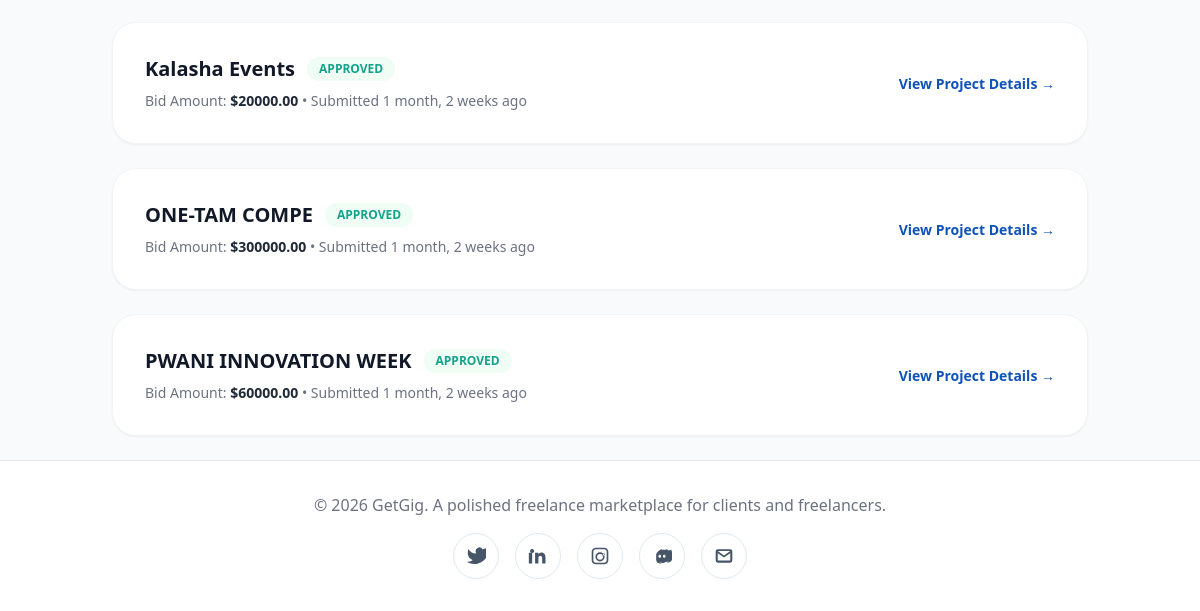
Page /projects/my-bids/ (signed in, lower part) on the earlier database version.
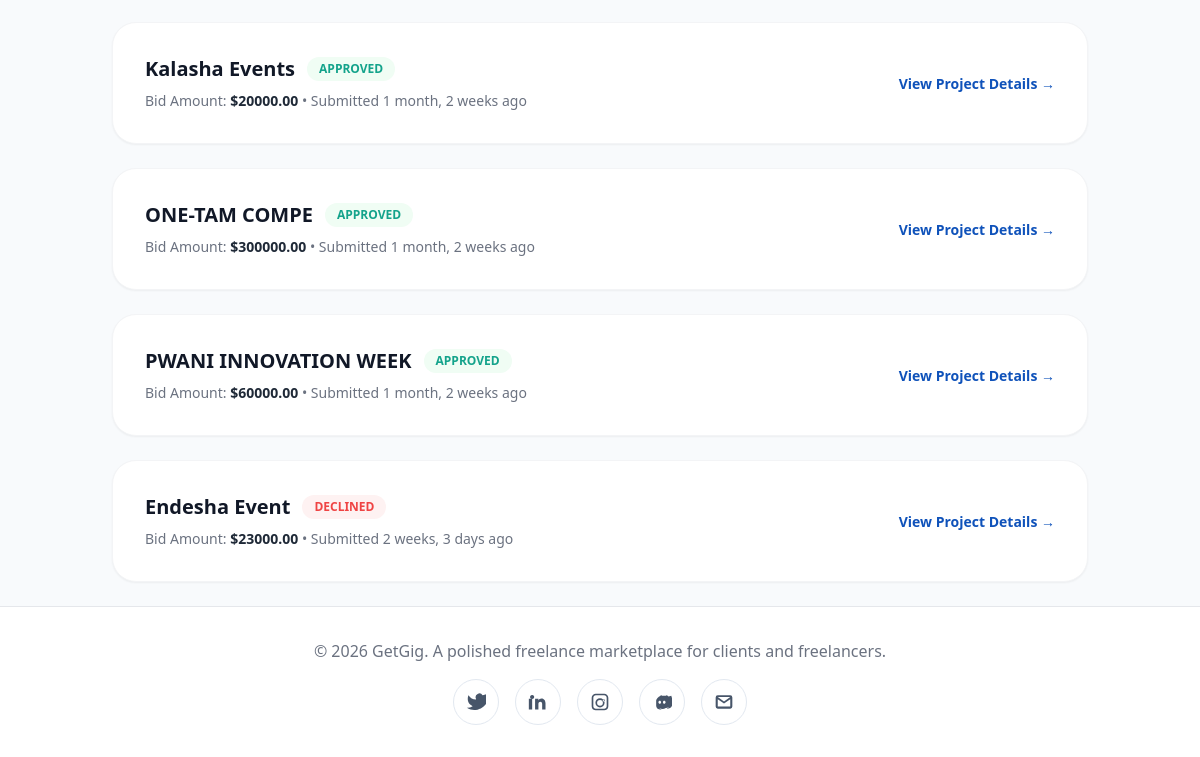
Same page on the later database version.
### projects/models.py (models this page shows, shortened)
class Application(models.Model):
    STATUS_CHOICES = [
        ('pending', 'Pending'),
        ('accepted', 'Accepted'),
        ('rejected', 'Rejected'),
        ('archived', 'Archived / Past Round'),
    ]
    project = models.ForeignKey(Project, on_delete=models.CASCADE, related_name='applications')
    freelancer = models.ForeignKey(settings.AUTH_USER_MODEL, on_delete=models.CASCADE)
    cover_letter = models.TextField()
    bid_amount = models.DecimalField(max_digits=10, decimal_places=2)
    status = models.CharField(max_length=20, choices=STATUS_CHOICES, default='pending')
    created_at = models.DateTimeField(auto_now_add=True)
    met_requirements = models.JSONField(default=list, blank=True)

class Project(models.Model):
    client = models.ForeignKey(settings.AUTH_USER_MODEL, on_delete=models.CASCADE, related_name='projects')
    title = models.CharField(max_length=200)
    description = models.TextField()
    budget = models.DecimalField(max_digits=10, decimal_places=2)
    deadline = models.DateField()
    created_at = models.DateTimeField(auto_now_add=True)
    image = models.ImageField(upload_to='project_images/', blank=True, null=True)
    requirements = models.JSONField(default=list, blank=True)
    status = models.CharField(
        max_length=20,
        choices=[('active', 'Active'), ('closed', 'Closed Early'), ('ended', 'Ended')],
        default='active'
    )

### projects/views.py (the view)
# urls.py: path('my-bids/', views.freelancer_bids, name='my_bids'),
@login_required
def freelancer_bids(request):
    bids = Application.objects.filter(freelancer=request.user).select_related('project')
    return render(request, 'freelancers/my_bids.html', {'bids': bids})

### templates/freelancers/my_bids.html (shortened to what this page needs)
{% extends 'base.html' %}
{% block content %}
<div class="grid gap-6">
    {% for bid in bids %}
    <div class="bg-white dark:bg-slate-900 rounded-3xl p-8 border border-gray-100 dark:border-slate-700 shadow-sm flex flex-col md:flex-row items-center justify-between hover:shadow-md transition">
        <div class="flex-grow">
            <div class="flex items-center space-x-3 mb-2">
                <h3 class="text-xl font-bold text-gray-900 dark:text-slate-100">{{ bid.project.title }}</h3>
                {% if bid.status == 'approved' or bid.status == 'accepted' %}
                    <span class="px-3 py-1 bg-green-50 text-mint text-xs font-bold rounded-full uppercase">Approved</span>
                {% elif bid.status == 'rejected' %}
                    <span class="px-3 py-1 bg-red-50 text-red-500 text-xs font-bold rounded-full uppercase">Declined</span>
                {% else %}
                    <span class="px-3 py-1 bg-blue-50 text-ocean text-xs font-bold rounded-full uppercase">Pending</span>
                {% endif %}
            </div>
            <p class="text-gray-500 dark:text-slate-400 text-sm">Bid Amount: <span class="font-bold text-gray-800 dark:text-slate-100">${{ bid.bid_amount }}</span> • Submitted {{ bid.created_at|timesince }} ago</p>
        </div>
        <div class="mt-4 md:mt-0">
            <a href="{% url 'projects:freelancer_dashboard' %}" class="text-sm font-bold text-ocean hover:underline">View Project Details →</a>
        </div>
    </div>
    {% empty %}
    <div class="text-center py-20 bg-slate-50 dark:bg-slate-950 rounded-[3rem] border-2 border-dashed border-gray-200 dark:border-slate-700">
        <p class="text-gray-400 dark:text-slate-400 font-medium">You haven't placed any bids yet. Go find some work!</p>
    </div>
    {% endfor %}
</div>
{% endblock %}

Differences in the rows shown:
added Application: project "Endesha Event", status "DECLINED", bid_amount "23000.00", created_at "2 weeks, 3 days"
